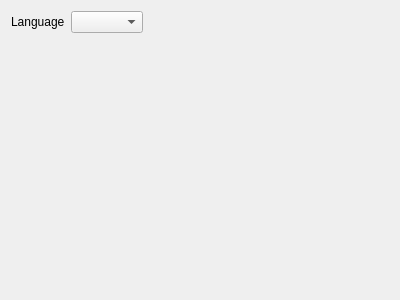
<?xml version="1.0" encoding="UTF-8"?>
<ui version="4.0">
 <class>SettingsWidgetGeneral</class>
 <widget class="QWidget" name="SettingsWidgetGeneral">
  <property name="geometry">
   <rect>
    <x>0</x>
    <y>0</y>
    <width>400</width>
    <height>300</height>
   </rect>
  </property>
  <property name="windowTitle">
   <string>Frame</string>
  </property>
  <layout class="QVBoxLayout" name="verticalLayout_2">
   <item>
    <layout class="QVBoxLayout" name="verticalLayout">
     <item>
      <layout class="QHBoxLayout" name="horizontalLayout_3">
       <item>
        <widget class="QLabel" name="label">
         <property name="text">
          <string>Language</string>
         </property>
        </widget>
       </item>
       <item>
        <widget class="QComboBox" name="cmbLanguage"/>
       </item>
       <item>
        <spacer name="horizontalSpacer_2">
         <property name="orientation">
          <enum>Qt::Horizontal</enum>
         </property>
         <property name="sizeHint" stdset="0">
          <size>
           <width>40</width>
           <height>20</height>
          </size>
         </property>
        </spacer>
       </item>
      </layout>
     </item>
     <item>
      <spacer name="verticalSpacer">
       <property name="orientation">
        <enum>Qt::Vertical</enum>
       </property>
       <property name="sizeHint" stdset="0">
        <size>
         <width>17</width>
         <height>166</height>
        </size>
       </property>
      </spacer>
     </item>
    </layout>
   </item>
  </layout>
 </widget>
 <resources/>
 <connections/>
</ui>
